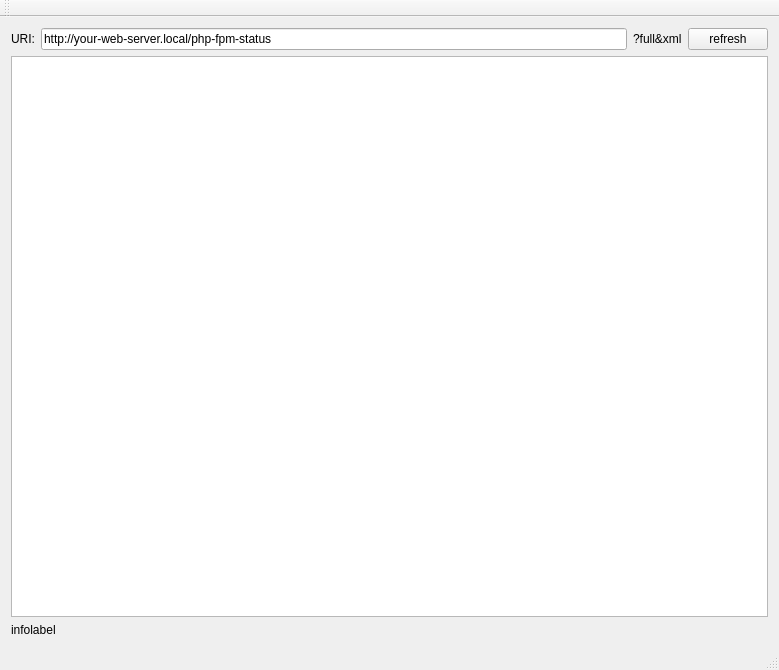
<?xml version="1.0" encoding="UTF-8"?>
<ui version="4.0">
 <class>MainWindow</class>
 <widget class="QMainWindow" name="MainWindow">
  <property name="geometry">
   <rect>
    <x>0</x>
    <y>0</y>
    <width>779</width>
    <height>670</height>
   </rect>
  </property>
  <property name="windowTitle">
   <string>phpFpmMon</string>
  </property>
  <widget class="QWidget" name="centralWidget">
   <layout class="QGridLayout" name="gridLayout">
    <item row="0" column="2">
     <widget class="QLabel" name="label">
      <property name="text">
       <string>?full&amp;xml</string>
      </property>
     </widget>
    </item>
    <item row="0" column="3">
     <widget class="QPushButton" name="refreshbutton">
      <property name="text">
       <string>refresh</string>
      </property>
     </widget>
    </item>
    <item row="0" column="1">
     <widget class="QLineEdit" name="addressbar">
      <property name="text">
       <string>http://your-web-server.local/php-fpm-status</string>
      </property>
     </widget>
    </item>
    <item row="0" column="0">
     <widget class="QLabel" name="label_2">
      <property name="text">
       <string>URI:</string>
      </property>
     </widget>
    </item>
    <item row="2" column="0" colspan="4">
     <widget class="QTableWidget" name="procTable"/>
    </item>
    <item row="3" column="0" colspan="2">
     <widget class="QLabel" name="infoLabel">
      <property name="text">
       <string>infolabel</string>
      </property>
     </widget>
    </item>
   </layout>
  </widget>
  <widget class="QMenuBar" name="menuBar">
   <property name="geometry">
    <rect>
     <x>0</x>
     <y>0</y>
     <width>779</width>
     <height>21</height>
    </rect>
   </property>
  </widget>
  <widget class="QToolBar" name="mainToolBar">
   <attribute name="toolBarArea">
    <enum>TopToolBarArea</enum>
   </attribute>
   <attribute name="toolBarBreak">
    <bool>false</bool>
   </attribute>
  </widget>
  <widget class="QStatusBar" name="statusBar"/>
 </widget>
 <layoutdefault spacing="6" margin="11"/>
 <resources/>
 <connections/>
</ui>
